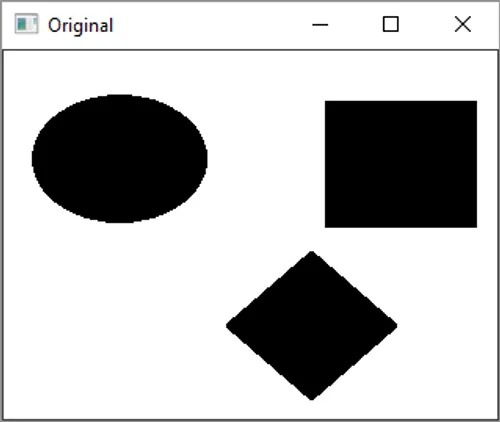
#> input picture 3-inverted-binary.webp, 500 x 422 px
$ python 9.py
#> lines starting #> are read from the running program, lines starting #| are printed output that depends on the picture; after the words box and inside, x2 and y2 are one past the last pixel; in counts of white or black regions, pixels touching at a corner belong together
import cv2
path = "3-inverted-binary.webp"
path1 = "image1.webp"
image = cv2.imread(path, cv2.IMREAD_GRAYSCALE)
#> image: shape (422, 500); min 0, max 255, mean 189.4

if image is None:
    print("Image not loaded successfully")
else:
    print("Image loaded successfully")

_, threshold = cv2.threshold(image, 180, 255, cv2.THRESH_BINARY)
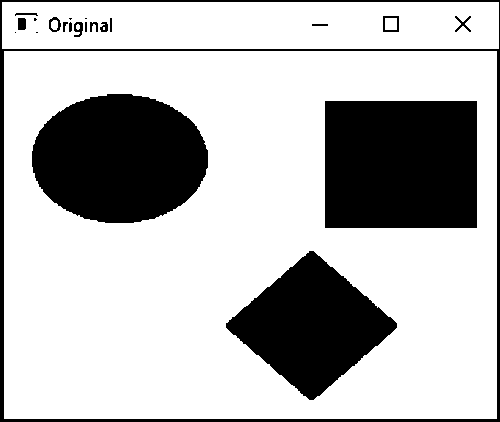
#> threshold: shape (422, 500); 72.7% white; 22 black regions (5 under 20 px)
contours, heirarchy = cv2.findContours(threshold , cv2.RETR_TREE, cv2.CHAIN_APPROX_SIMPLE)
#> contours = 27 contours, 7 with area under 20; largest, box (x1, y1, x2, y2) and area: (4, 51, 497, 419) 180564, (2, 2, 499, 49) 22816, (324, 100, 478, 229) 19582, (31, 93, 209, 224) 18074, (225, 250, 398, 401) 13566
cv2.drawContours(image, contours, -1, (0, 255, 0), 5)
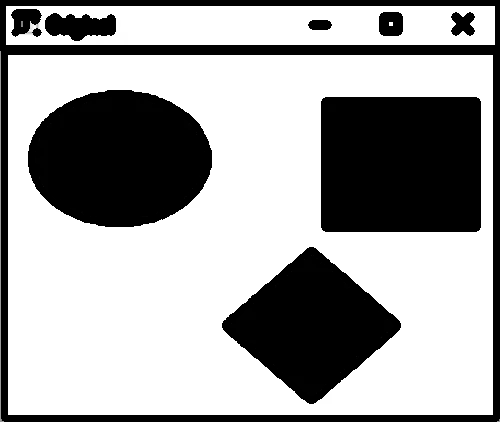
#> image: shape (422, 500); min 0, max 255, mean 162.3

for contour in contours:
    approx = cv2.approxPolyDP(contour, 0.01 * cv2.arcLength(contour, True), True)
    length = len(approx)

    if length == 3:
        print('Triangle')
        shape = "Triangle"

    if length == 4:
        print("Rectangle")
        shape = "Rectangle"

    if length == 5:
        print("Pentagon")
        shape = "Pentagon"

    if length > 6:
        print("Circle")
        shape = "Circle"

    cv2.drawContours(image, [approx], 0, (0, 255, 0), 2)
    x = approx.ravel()[0] - 20
    y = approx.ravel()[1] - 30
    cv2.putText(image, shape, (x, y), cv2.FONT_HERSHEY_COMPLEX, 0.6, 2)
#> this loop made 27 passes
#> (approx, length, shape, x, y) on passes 1, 2, 3, 5, 7, 10, 26: ([[4, 51], [4, 418], [496, 418], [496, 51]], 4, 'Rectangle', -16, 21), ([[309, 250], [397, 323], [313, 400], [225, 327]], 4, 'Rectangle', 289, 220), ([[324, 101], [476, 100], [477, 227], [325, 228]], 4, 'Rectangle', 304, 71), ([[2, 2], [2, 48], [498, 48], [498, 2]], 4, 'Rectangle', -18, -28), ([[14, 32], [15, 31], [16, 32], [15, 33]], 4, 'Rectangle', -6, 2), ([[103, 27], [103, 29], [104, 29], [104, 27]], 4, 'Rectangle', 83, -3), ([[385, 18], [385, 29], [396, 29], [396, 18]], 4, 'Rectangle', 365, -12)
#> (length, shape, x, y) on passes 4, 8, 9, 11, 12, 13: (13, 'Circle', 18, 101), (8, 'Circle', 291, -6), (12, 'Circle', 82, -9), (16, 'Circle', 70, -9), (8, 'Circle', 65, -9), (16, 'Circle', 56, -9)
#| Rectangle
#| Rectangle
#| Rectangle
#| Circle
#| Rectangle
#| Rectangle
#| Circle
#| Circle
#> (further printed lines are left out)
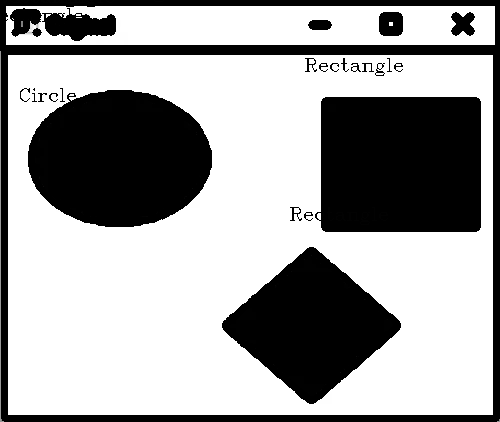
#> image: shape (422, 500); 0.6% of pixels changed, all inside (x1, y1, x2, y2) = (0, 0, 403, 396)

cv2.imshow("sample image", image)
cv2.imshow("threshold image", threshold)
cv2.waitKey(0)
cv2.destroyAllWindows()
